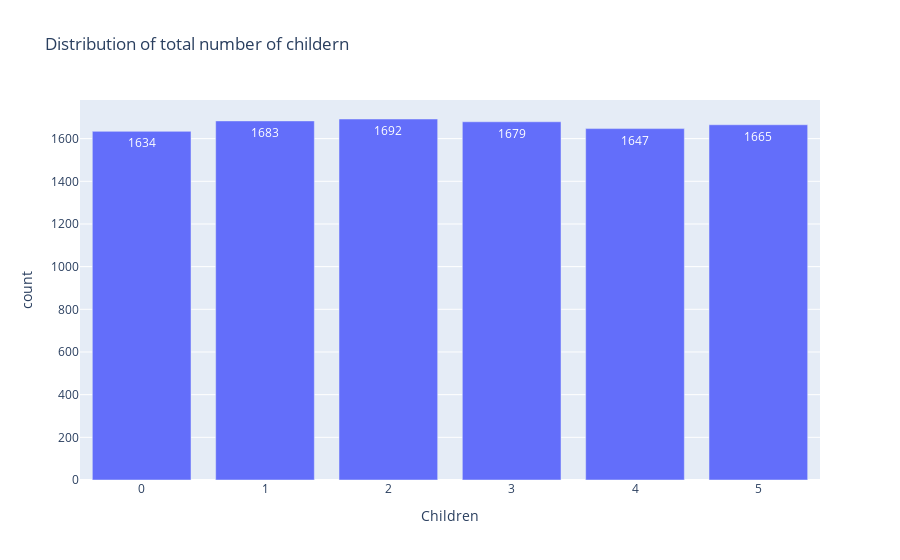

This figure's notebook cell:
### Code cell
d2=df["Children"].value_counts().sort_values(ascending=False).reset_index(name="count")

fig=px.bar(d2,x="Children",y="count",title="Distribution of total number of childern")
fig.update_traces(texttemplate='%{y}',textposition="inside")
fig.show()

### Figure 1 — Plotly figure (JSON) as saved in the notebook; plotly's stock layout.template omitted (floating-point values rounded to 4 significant figures)
{"data": [{"alignmentgroup": "True", "hovertemplate": "Children=%{x}<br>count=%{y}<extra></extra>", "legendgroup": "", "marker": {"color": "#636efa", "pattern": {"shape": ""}}, "name": "", "offsetgroup": "", "orientation": "v", "showlegend": false, "textposition": "inside", "texttemplate": "%{y}", "type": "bar", "x": [2, 1, 3, 5, 4, 0], "xaxis": "x", "y": [1692, 1683, 1679, 1665, 1647, 1634], "yaxis": "y"}], "layout": {"barmode": "relative", "legend": {"tracegroupgap": 0}, "title": {"text": "Distribution of total number of childern"}, "xaxis": {"anchor": "y", "domain": [0, 1], "title": {"text": "Children"}}, "yaxis": {"anchor": "x", "domain": [0, 1], "title": {"text": "count"}}}}
